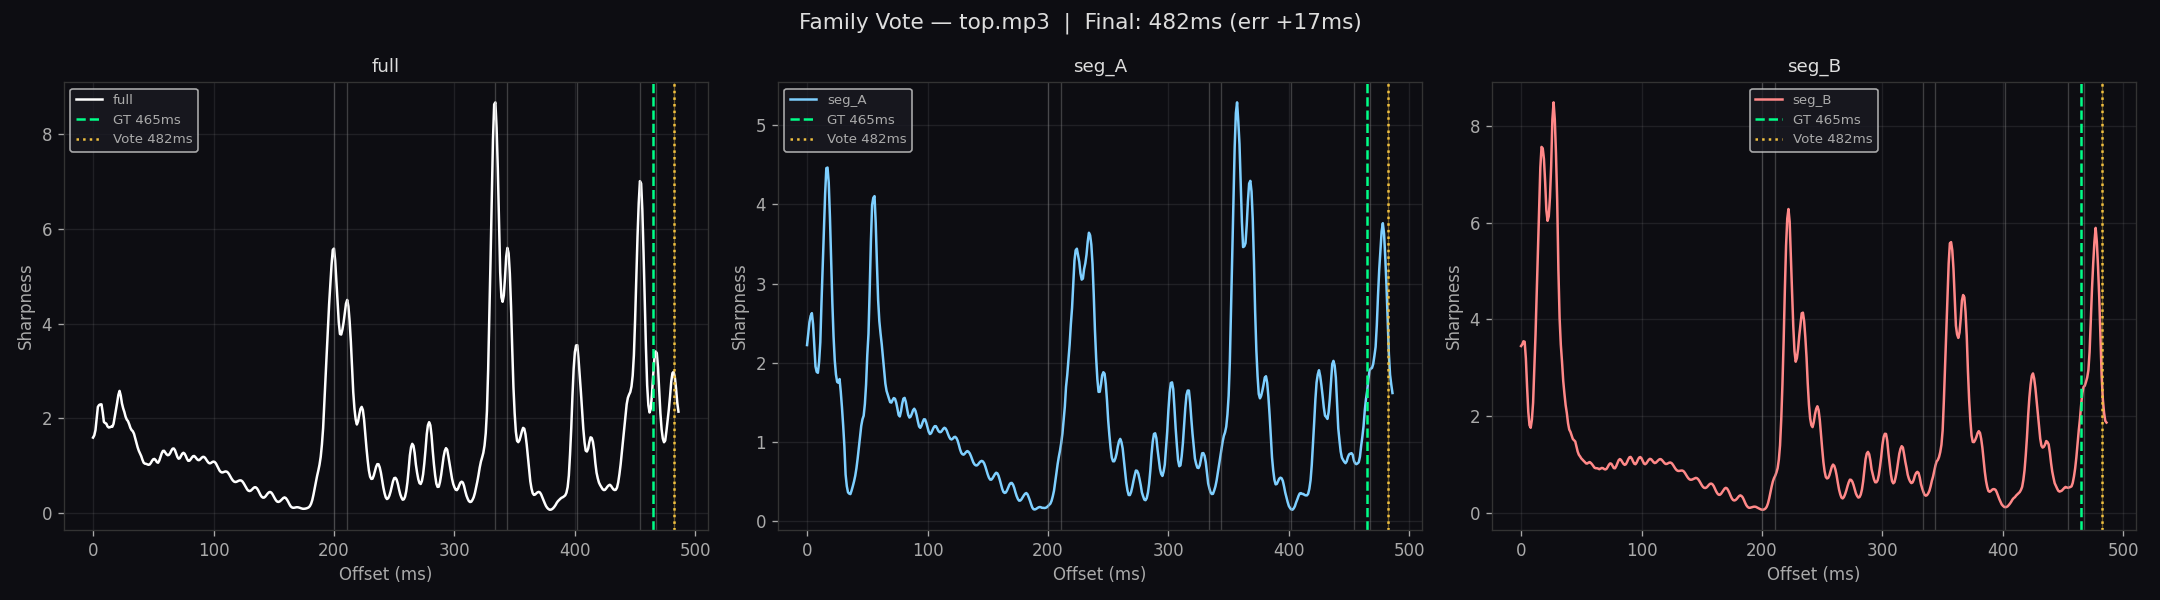

Here is the Python script that generated this plot:
"""
diagnose_family_vote.py
=======================
Script ngách: Subdivision Family Scoring + Positional Stability Matrix

Mục tiêu: Sau khi compare_templates.py và diagnose_low_freq.py chạy xong,
nếu low-freq peak vẫn không tự trỏ đúng GT, script này cung cấp tiebreaker
có cấu trúc dựa trên:

1. SUBDIVISION FAMILY MAPPING  : Nhóm các đỉnh theo family (mod beat/4 ≈ 122ms)
2. POSITIONAL STABILITY SCORE  : Mỗi đỉnh của full được score dựa trên
                                  drift so với peak tương ứng ở seg_A và seg_B
3. INTRA-FAMILY TIEBREAKER     : Trong cùng family, chọn member có stability
                                  cao nhất — không dùng height làm tiebreaker

Pipeline quyết định:
  full top-5 → group by family → score stability per member → pick winner

Tham số cấu hình:
  FAMILY_TOLERANCE_MS : Hai đỉnh cách nhau ≤ tolerance → cùng family member
  STABILITY_DRIFT_MAX : Drift giữa full-peak và segment-peak ≤ này → stable
  SUBDIV_PERIOD_MS    : Period của subdivision (beat_len / 4 ≈ 122ms)

Chạy:
    python diagnose_family_vote.py top.mp3 122.998 465
"""

import sys
import numpy as np
import librosa
import matplotlib
matplotlib.use("Agg")
import matplotlib.pyplot as plt
from scipy.ndimage import uniform_filter1d
from scipy.signal import find_peaks

# ─────────────────────────────────────────────────────────────────────────────
# CONFIG
# ─────────────────────────────────────────────────────────────────────────────
PRE_MS              = 100
POST_MS             = 200
SMOOTH_SIZE         = 5
TOP_N               = 8           # Lấy nhiều đỉnh hơn để có đủ family member
FAMILY_TOLERANCE_MS = 15          # ±15ms → cùng subdivision slot
STABILITY_DRIFT_MAX = 20          # Drift ≤ 20ms giữa full và segment → stable
PROMINENCE_RATIO    = 0.08        # find_peaks prominence ≥ 8% của global max

SEGMENTS = {
    "seg_A": (15.587, 44.368),
    "seg_B": (61.929, 94.125),
}


# ─────────────────────────────────────────────────────────────────────────────
# CORE: build sharpness curve
# ─────────────────────────────────────────────────────────────────────────────
def build_sharpness(y, sr, bpm, intervals=None):
    beat_len = 60.0 / bpm
    beat_ms  = beat_len * 1000
    seg_smp  = int((PRE_MS + POST_MS) / 1000 * sr)
    total_s  = len(y) / sr

    if intervals is None:
        ivs = [(0.0, total_s)]
    elif isinstance(intervals[0], (int, float)):
        ivs = [intervals]
    else:
        ivs = list(intervals)

    def stack_template(offset_ms):
        off_s = offset_ms / 1000.0
        segs  = []
        for (t0, t1) in ivs:
            for t in np.arange(t0 + off_s, t1 - beat_len, beat_len):
                s = int((t - PRE_MS / 1000) * sr)
                e = s + seg_smp
                if s >= 0 and e <= len(y):
                    chunk = y[s:e]
                    if np.abs(chunk).max() > 0.01:
                        segs.append(chunk)
        return np.mean(segs, axis=0) if segs else None

    def sharpness_val(tmpl):
        beat_idx = int(PRE_MS / (PRE_MS + POST_MS) * len(tmpl))
        win      = int(0.02 * sr)
        left     = tmpl[beat_idx - win : beat_idx]
        right    = tmpl[beat_idx      : beat_idx + win]
        return float(np.var(right) / (np.var(left) + 1e-10))

    offsets     = np.arange(0, int(beat_ms), 1)
    sharpnesses = np.array([sharpness_val(stack_template(o)) or 0.0 for o in offsets])
    smoothed    = uniform_filter1d(sharpnesses, size=SMOOTH_SIZE)
    return offsets, smoothed


# ─────────────────────────────────────────────────────────────────────────────
# STEP 1: Extract top-N peaks từ full curve
# ─────────────────────────────────────────────────────────────────────────────
def extract_peaks(offsets, smoothed, n=TOP_N):
    peaks, props = find_peaks(
        smoothed,
        prominence=PROMINENCE_RATIO * smoothed.max(),
        width=3
    )
    if len(peaks) == 0:
        return []
    results = []
    for pk in peaks:
        results.append({
            "peak_ms": int(offsets[pk]),
            "height" : round(float(smoothed[pk]), 4),
        })
    results.sort(key=lambda x: x["height"], reverse=True)
    return results[:n]


# ─────────────────────────────────────────────────────────────────────────────
# STEP 2: Group peaks into subdivision families
# Hai đỉnh A và B cùng family nếu |A - B| mod subdiv_period ≤ FAMILY_TOLERANCE_MS
# ─────────────────────────────────────────────────────────────────────────────
def group_into_families(peaks, subdiv_period_ms):
    families = []
    assigned = [False] * len(peaks)

    for i, pk in enumerate(peaks):
        if assigned[i]:
            continue
        family = [pk]
        assigned[i] = True
        for j, pk2 in enumerate(peaks):
            if assigned[j]:
                continue
            diff = abs(pk["peak_ms"] - pk2["peak_ms"]) % subdiv_period_ms
            diff = min(diff, subdiv_period_ms - diff)   # wrap-around
            if diff <= FAMILY_TOLERANCE_MS:
                family.append(pk2)
                assigned[j] = True
        families.append(family)

    return families


# ─────────────────────────────────────────────────────────────────────────────
# STEP 3: Positional stability score
# Với mỗi đỉnh của full, tìm peak gần nhất trong mỗi segment curve,
# tính drift, score = 1.0 nếu drift ≤ STABILITY_DRIFT_MAX, giảm tuyến tính
# ─────────────────────────────────────────────────────────────────────────────
def nearest_peak_ms(seg_offsets, seg_smoothed, target_ms, search_window=60):
    lo = max(0, target_ms - search_window)
    hi = min(int(seg_offsets[-1]), target_ms + search_window)
    mask = (seg_offsets >= lo) & (seg_offsets <= hi)
    if not mask.any():
        return None, None
    sub_smooth = seg_smoothed.copy()
    sub_smooth[~mask] = 0
    idx = int(np.argmax(sub_smooth))
    return int(seg_offsets[idx]), float(seg_smoothed[idx])


def stability_score(full_peak_ms, seg_curves):
    """
    Trả về score [0.0, 1.0] và dict drift chi tiết.
    Score = mean(max(0, 1 - drift/STABILITY_DRIFT_MAX)) qua các segments.
    """
    drifts = {}
    scores = []
    for label, (seg_off, seg_sm) in seg_curves.items():
        nearest_ms, nearest_h = nearest_peak_ms(seg_off, seg_sm, full_peak_ms)
        if nearest_ms is None:
            drifts[label] = None
            scores.append(0.0)
        else:
            drift = abs(nearest_ms - full_peak_ms)
            drifts[label] = drift
            s = max(0.0, 1.0 - drift / STABILITY_DRIFT_MAX)
            scores.append(s)
    return float(np.mean(scores)) if scores else 0.0, drifts


# ─────────────────────────────────────────────────────────────────────────────
# MAIN
# ─────────────────────────────────────────────────────────────────────────────
def diagnose(path, bpm, gt_offset=465.0):
    print(f"\n{'='*70}")
    print(f"FAMILY VOTE DIAGNOSE: {path}  BPM={bpm}  GT={gt_offset}ms")
    print(f"{'='*70}")

    y, sr = librosa.load(path, mono=True)
    subdiv_period_ms = (60.0 / bpm) * 1000 / 4   # ≈ 122ms cho 122.998 BPM
    print(f"Subdivision period: {subdiv_period_ms:.1f}ms\n")

    # Build curves
    print("Building sharpness curves...")
    full_off, full_sm = build_sharpness(y, sr, bpm, intervals=None)
    seg_curves = {}
    for label, (t0, t1) in SEGMENTS.items():
        off, sm = build_sharpness(y, sr, bpm, intervals=(t0, t1))
        seg_curves[label] = (off, sm)
    print("Done.\n")

    # Step 1: Extract peaks từ full
    peaks = extract_peaks(full_off, full_sm, n=TOP_N)
    print(f"── STEP 1: Top-{TOP_N} peaks from full curve ──")
    for p in peaks:
        flag = " ← GT" if abs(p["peak_ms"] - gt_offset) < 15 else ""
        print(f"  {p['peak_ms']:>5}ms  h={p['height']:.4f}{flag}")
    print()

    # Step 2: Family grouping
    families = group_into_families(peaks, subdiv_period_ms)
    print(f"── STEP 2: Subdivision Family Grouping (period={subdiv_period_ms:.0f}ms) ──")
    for i, fam in enumerate(families):
        members_str = ", ".join(f"{m['peak_ms']}ms(h={m['height']:.3f})" for m in fam)
        print(f"  Family {i+1}: [{members_str}]")
    print()

    # Step 3: Stability scoring per peak
    print("── STEP 3: Positional Stability Scores ──")
    print(f"  {'peak_ms':>8}  {'height':>8}  {'stability':>10}  {'drift_A':>8}  {'drift_B':>8}")
    print(f"  {'-'*55}")
    scored_peaks = []
    for p in peaks:
        score, drifts = stability_score(p["peak_ms"], seg_curves)
        p["stability"] = score
        p["drifts"] = drifts
        scored_peaks.append(p)
        drift_A = f"{drifts.get('seg_A', '?')}ms" if drifts.get('seg_A') is not None else "None"
        drift_B = f"{drifts.get('seg_B', '?')}ms" if drifts.get('seg_B') is not None else "None"
        flag = " ← GT" if abs(p["peak_ms"] - gt_offset) < 15 else ""
        print(f"  {p['peak_ms']:>8}ms  {p['height']:>8.4f}  {score:>10.3f}  {drift_A:>8}  {drift_B:>8}{flag}")
    print()

    # Step 4: Family winner — trong mỗi family, chọn member có stability cao nhất
    print("── STEP 4: Family Winners (tiebreaker = stability, not height) ──")
    family_winners = []
    for i, fam in enumerate(families):
        fam_with_score = [p for p in scored_peaks if p["peak_ms"] in [m["peak_ms"] for m in fam]]
        winner = max(fam_with_score, key=lambda x: (x["stability"], x["height"]))
        family_winners.append(winner)
        flag = " ← GT" if abs(winner["peak_ms"] - gt_offset) < 15 else ""
        print(f"  Family {i+1} winner: {winner['peak_ms']}ms  stability={winner['stability']:.3f}  h={winner['height']:.4f}{flag}")
    print()

    # Final decision: family winner với stability cao nhất toàn cục
    final = max(family_winners, key=lambda x: (x["stability"], x["height"]))
    err = final["peak_ms"] - gt_offset
    print(f"── FINAL DECISION ──")
    print(f"  Selected offset : {final['peak_ms']}ms")
    print(f"  Stability score : {final['stability']:.3f}")
    print(f"  Height          : {final['height']:.4f}")
    print(f"  Error vs GT     : {err:+.0f}ms  {'✓' if abs(err) < 10 else '✗'}")
    print()

    # ── PLOT ─────────────────────────────────────────────────────────────────
    fig, axes = plt.subplots(1, 3, figsize=(18, 5), sharex=True)
    fig.patch.set_facecolor('#0d0d12')
    fig.suptitle(f"Family Vote — {path}  |  Final: {final['peak_ms']}ms (err {err:+.0f}ms)", color='#ddd', fontsize=13)

    curve_data = [("full", full_off, full_sm, "white"), ("seg_A", *seg_curves["seg_A"], "#7ecfff"), ("seg_B", *seg_curves["seg_B"], "#ff8888")]
    for ax, (label, off, sm, col) in zip(axes, curve_data):
        ax.set_facecolor('#0d0d12')
        ax.grid(alpha=0.12)
        ax.tick_params(colors='#aaa')
        for sp in ax.spines.values(): sp.set_color('#333')

        ax.plot(off, sm, color=col, lw=1.5, label=label)
        ax.axvline(x=gt_offset, color='#00ff88', lw=1.5, ls='--', label=f'GT {gt_offset:.0f}ms')
        ax.axvline(x=final["peak_ms"], color='#f0c040', lw=1.5, ls=':', label=f'Vote {final["peak_ms"]}ms')

        # Đánh dấu các đỉnh đã score
        for p in scored_peaks:
            color = '#f0c040' if p["peak_ms"] == final["peak_ms"] else '#888'
            ax.axvline(x=p["peak_ms"], color=color, lw=0.8, ls='-', alpha=0.4)

        ax.set_title(label, color='#ddd', fontsize=11)
        ax.set_xlabel("Offset (ms)", color='#aaa')
        ax.set_ylabel("Sharpness", color='#aaa')
        ax.legend(fontsize=8, facecolor='#1a1a22', labelcolor='#aaa')

    plt.tight_layout()
    out = "diagnose_family_vote.png"
    plt.savefig(out, dpi=120, facecolor='#0d0d12')
    plt.close("all")
    print(f"Plot saved → {out}")


if __name__ == "__main__":
    if len(sys.argv) < 3:
        print("Usage: python diagnose_family_vote.py <file.mp3> <bpm> [gt_offset_ms]")
        sys.exit(1)
    path      = sys.argv[1]
    bpm       = float(sys.argv[2])
    gt_offset = float(sys.argv[3]) if len(sys.argv) > 3 else 465.0
    diagnose(path, bpm, gt_offset)
